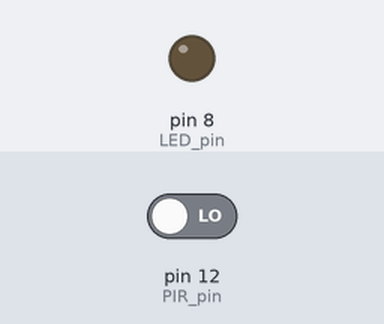
The sketch below on a simulated Arduino Uno, built with avr-gcc and run on an emulated ATmega328P. Shown: output pins drawn as LEDs (lit = HIGH). The test bench sets the inputs (shaded band); at power-on: pin 12 (PIR_pin) LOW.

Above: at 1.2 s.
1.3 s: pin 12 (PIR_pin) driven HIGH
At 2.4 s:
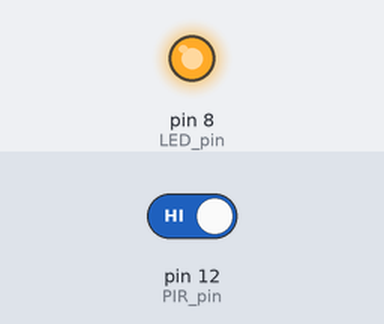
Timing chart, 0 to 4.3 s (numbered marks = the images above; inputs shaded):
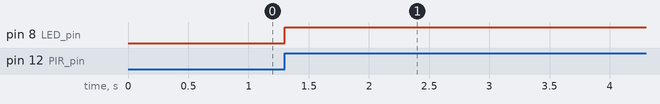

Measured:
- after the input at 1.3 s, pin 8 (LED_pin): LOW → HIGH at once

The sketch:

_8.ino
```cpp
/*
    District P
    아두이노 코딩#8
    인체감지센서를 이용한 센서등 코드
*/

int PIR_pin = 12;
int LED_pin = 8;

void setup() {
    pinMode(PIR_pin, INPUT);
    pinMode(LED_pin, OUTPUT);
}

void printTmp(float tmp) {

}

void loop() {
    int ifIsHuman = digitalRead(PIR_pin);

    if (ifIsHuman == HIGH) {
        digitalWrite(LED_pin, HIGH);
        delay(5000);
    } else {
        digitalWrite(LED_pin, LOW);
    }
}
```
